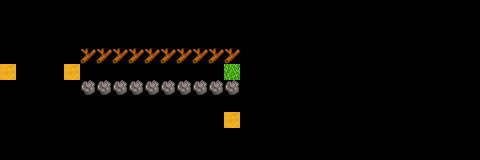

Tiled map render using the project's own tile images. Description and the whole map definition, tile-layer contents included, below:
An orthogonal 30x10 tile map with 16x16 px tiles, 4 tile layers (Paths, Front, Buildings, Back), 3 tilesets and 3 objects (3x TileData).

<map version="1.9" tiledversion="1.9.2" orientation="orthogonal" renderorder="right-down" width="30" height="10" tilewidth="16" tileheight="16" infinite="0" nextlayerid="7" nextobjectid="13">
 <tileset firstgid="1" name="untitled tile sheet" tilewidth="16" tileheight="16" tilecount="1975" columns="25">
  <image source="spring_outdoorsTileSheet.png" trans="000000" width="400" height="1264" />
 </tileset>
 <tileset firstgid="1976" name="paths" tilewidth="16" tileheight="16" tilecount="36" columns="4">
  <image source="paths.png" trans="000000" width="64" height="144" />
 </tileset>
 <tileset firstgid="2012" name="z_test" tilewidth="16" tileheight="16" tilecount="4" columns="4">
  <image source="testCustom.png" width="64" height="16" />
 </tileset>
 <layer id="2" name="Paths" width="30" height="10">
  <data encoding="csv">
0,0,0,0,0,0,0,0,0,0,0,0,0,0,0,0,0,0,0,0,0,0,0,0,0,0,0,0,0,0,
0,0,0,0,0,0,0,0,0,0,0,0,0,0,0,0,0,0,0,0,0,0,0,0,0,0,0,0,0,0,
0,0,0,0,0,0,0,0,0,0,0,0,0,0,0,0,0,0,0,0,0,0,0,0,0,0,0,0,0,0,
0,0,0,0,0,1994,1994,1994,1994,1994,1994,1994,1994,1994,1994,0,0,0,0,0,0,0,0,0,0,0,0,0,0,0,
0,0,0,0,0,0,0,0,0,0,0,0,0,0,0,0,0,0,0,0,0,0,0,0,0,0,0,0,0,0,
0,0,0,0,0,1993,1993,1993,1993,1993,1993,1993,1993,1993,1993,0,0,0,0,0,0,0,0,0,0,0,0,0,0,0,
0,0,0,0,0,0,0,0,0,0,0,0,0,0,0,0,0,0,0,0,0,0,0,0,0,0,0,0,0,0,
0,0,0,0,0,0,0,0,0,0,0,0,0,0,0,0,0,0,0,0,0,0,0,0,0,0,0,0,0,0,
0,0,0,0,0,0,0,0,0,0,0,0,0,0,0,0,0,0,0,0,0,0,0,0,0,0,0,0,0,0,
0,0,0,0,0,0,0,0,0,0,0,0,0,0,0,0,0,0,0,0,0,0,0,0,0,0,0,0,0,0
</data>
 </layer>
 <layer id="5" name="Front" width="30" height="10">
  <data encoding="csv">
0,0,0,0,0,0,0,0,0,0,0,0,0,0,0,0,0,0,0,0,0,0,0,0,0,0,0,0,0,0,
0,0,0,0,0,0,0,0,0,0,0,0,0,0,0,0,0,0,0,0,0,0,0,0,0,0,0,0,0,0,
0,0,0,0,0,0,0,0,0,0,0,0,0,0,0,0,0,0,0,0,0,0,0,0,0,0,0,0,0,0,
0,0,0,0,0,0,0,0,0,0,0,0,0,0,0,0,0,0,0,0,0,0,0,0,0,0,0,0,0,0,
0,0,0,0,0,0,0,0,0,0,0,0,0,0,0,0,0,0,0,0,0,0,0,0,0,0,0,0,0,0,
0,0,0,0,0,0,0,0,0,0,0,0,0,0,0,0,0,0,0,0,0,0,0,0,0,0,0,0,0,0,
0,0,0,0,0,0,0,0,0,0,0,0,0,0,0,0,0,0,0,0,0,0,0,0,0,0,0,0,0,0,
0,0,0,0,0,0,0,0,0,0,0,0,0,0,0,0,0,0,0,0,0,0,0,0,0,0,0,0,0,0,
0,0,0,0,0,0,0,0,0,0,0,0,0,0,0,0,0,0,0,0,0,0,0,0,0,0,0,0,0,0,
0,0,0,0,0,0,0,0,0,0,0,0,0,0,0,0,0,0,0,0,0,0,0,0,0,0,0,0,0,0
</data>
 </layer>
 <layer id="1" name="Buildings" width="30" height="10">
  <data encoding="csv">
0,0,0,0,0,0,0,0,0,0,0,0,0,0,0,0,0,0,0,0,0,0,0,0,0,0,0,0,0,0,
0,0,0,0,0,0,0,0,0,0,0,0,0,0,0,0,0,0,0,0,0,0,0,0,0,0,0,0,0,0,
0,0,0,0,0,0,0,0,0,0,0,0,0,0,0,0,0,0,0,0,0,0,0,0,0,0,0,0,0,0,
0,0,0,0,0,0,0,0,0,0,0,0,0,0,0,0,0,0,0,0,0,0,0,0,0,0,0,0,0,0,
0,0,0,0,0,0,0,0,0,0,0,0,0,0,0,0,0,0,0,0,0,0,0,0,0,0,0,0,0,0,
0,0,0,0,0,0,0,0,0,0,0,0,0,0,0,0,0,0,0,0,0,0,0,0,0,0,0,0,0,0,
0,0,0,0,0,0,0,0,0,0,0,0,0,0,0,0,0,0,0,0,0,0,0,0,0,0,0,0,0,0,
0,0,0,0,0,0,0,0,0,0,0,0,0,0,0,0,0,0,0,0,0,0,0,0,0,0,0,0,0,0,
0,0,0,0,0,0,0,0,0,0,0,0,0,0,0,0,0,0,0,0,0,0,0,0,0,0,0,0,0,0,
0,0,0,0,0,0,0,0,0,0,0,0,0,0,0,0,0,0,0,0,0,0,0,0,0,0,0,0,0,0
</data>
 </layer>
 <objectgroup id="6" name="Buildings" />
 <layer id="4" name="Back" width="30" height="10">
  <data encoding="csv">
0,0,0,0,0,0,0,0,0,0,0,0,0,0,0,0,0,0,0,0,0,0,0,0,0,0,0,0,0,0,
0,0,0,0,0,0,0,0,0,0,0,0,0,0,0,0,0,0,0,0,0,0,0,0,0,0,0,0,0,0,
0,0,0,0,0,0,0,0,0,0,0,0,0,0,0,0,0,0,0,0,0,0,0,0,0,0,0,0,0,0,
0,0,0,0,0,0,0,0,0,0,0,0,0,0,0,0,0,0,0,0,0,0,0,0,0,0,0,0,0,0,
154,0,0,0,154,0,0,0,0,0,0,0,0,0,176,0,0,0,0,0,0,0,0,0,0,0,0,0,0,0,
0,0,0,0,0,0,0,0,0,0,0,0,0,0,0,0,0,0,0,0,0,0,0,0,0,0,0,0,0,0,
0,0,0,0,0,0,0,0,0,0,0,0,0,0,0,0,0,0,0,0,0,0,0,0,0,0,0,0,0,0,
0,0,0,0,0,0,0,0,0,0,0,0,0,0,154,0,0,0,0,0,0,0,0,0,0,0,0,0,0,0,
0,0,0,0,0,0,0,0,0,0,0,0,0,0,0,0,0,0,0,0,0,0,0,0,0,0,0,0,0,0,
0,0,0,0,0,0,0,0,0,0,0,0,0,0,0,0,0,0,0,0,0,0,0,0,0,0,0,0,0,0
</data>
 </layer>
 <objectgroup id="3" name="Back">
  <properties>
   <property name="Anchor" value="T" />
  </properties>
  <object id="1" name="TileData" x="64" y="64" width="16" height="16">
   <properties>
    <property name="BotStart" value="T" />
    <property name="Facing" value="1" />
   </properties>
  </object>
  <object id="3" name="TileData" x="0" y="64" width="16" height="16">
   <properties>
    <property name="Anchor" value="T" />
    <property name="Entry" value="T" />
   </properties>
  </object>
  <object id="8" name="TileData" x="224" y="64" width="16" height="16">
   <properties>
    <property name="BotGoal" value="T" />
   </properties>
  </object>
 </objectgroup>
</map>
